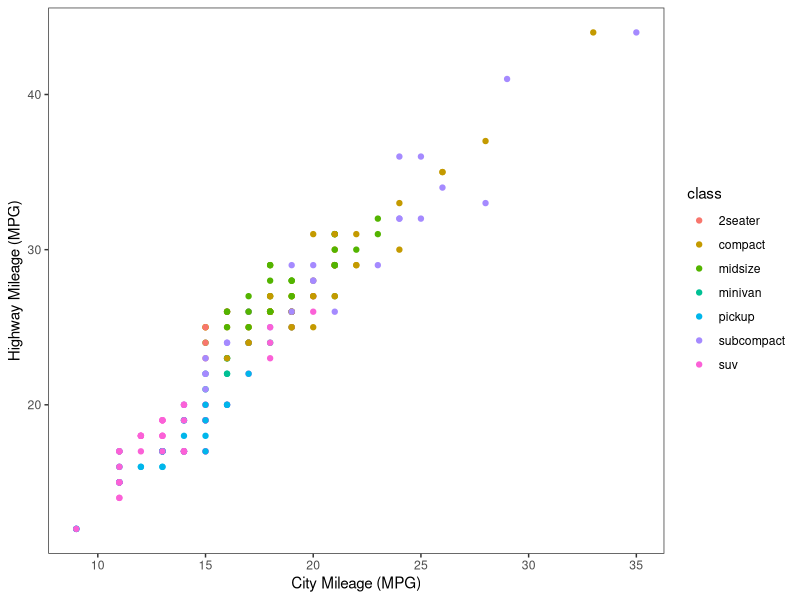
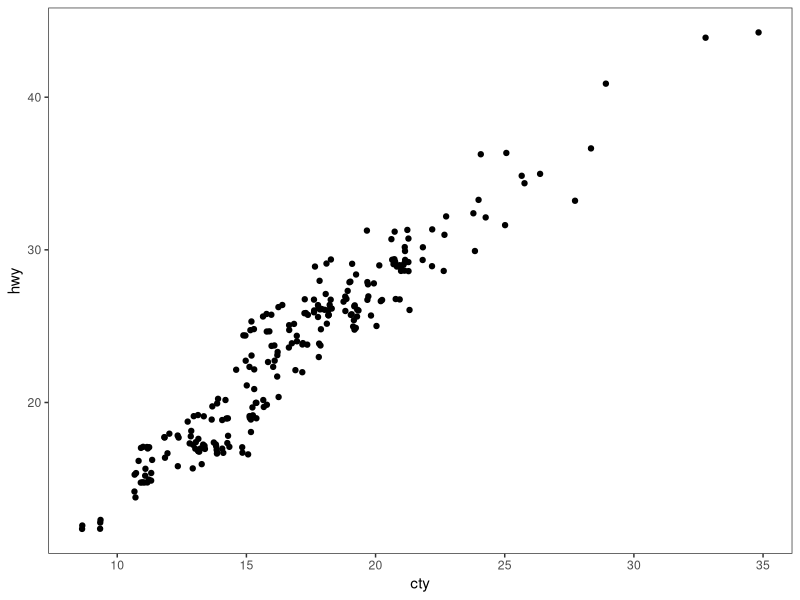
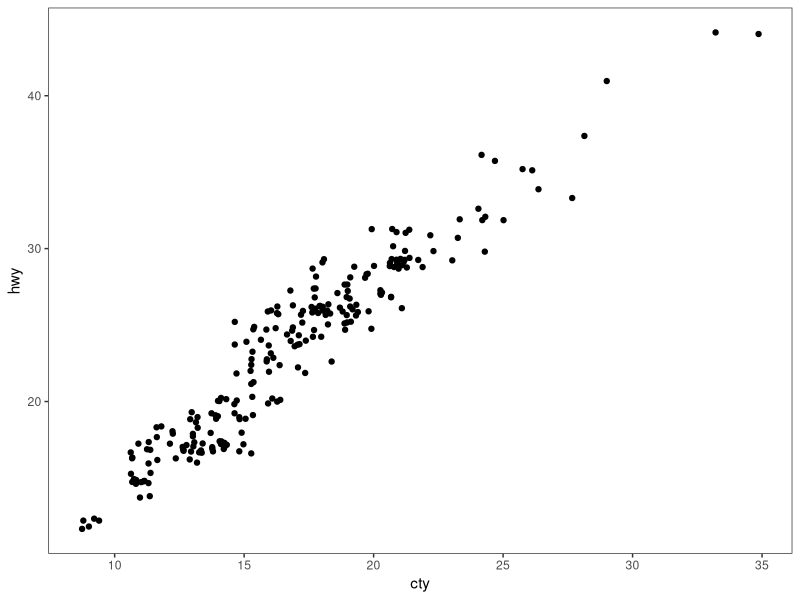
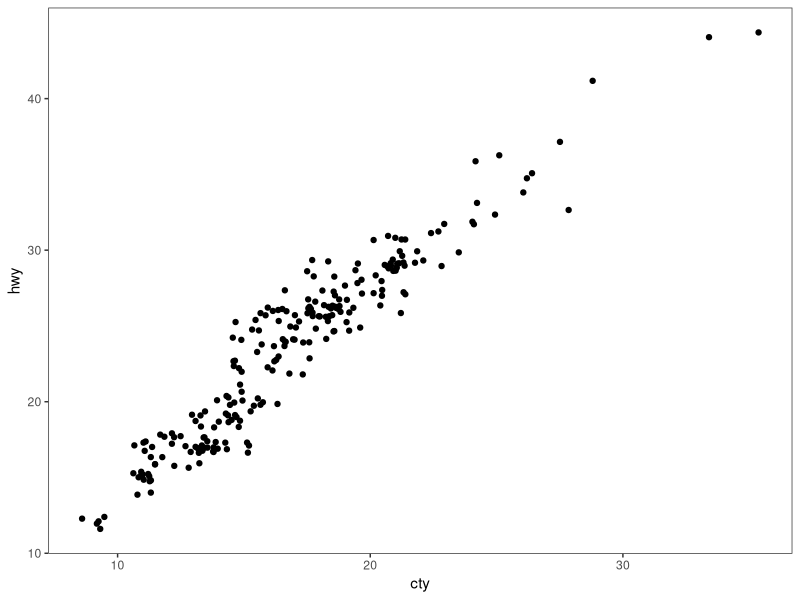
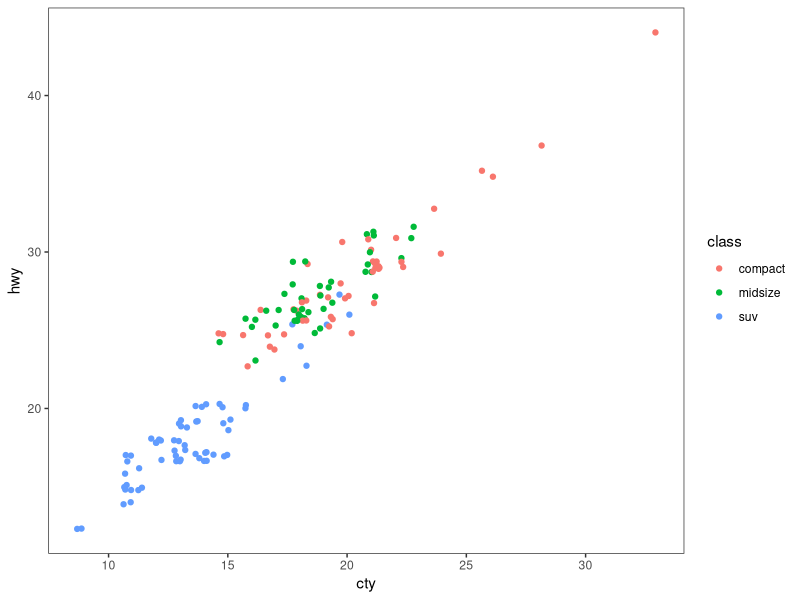
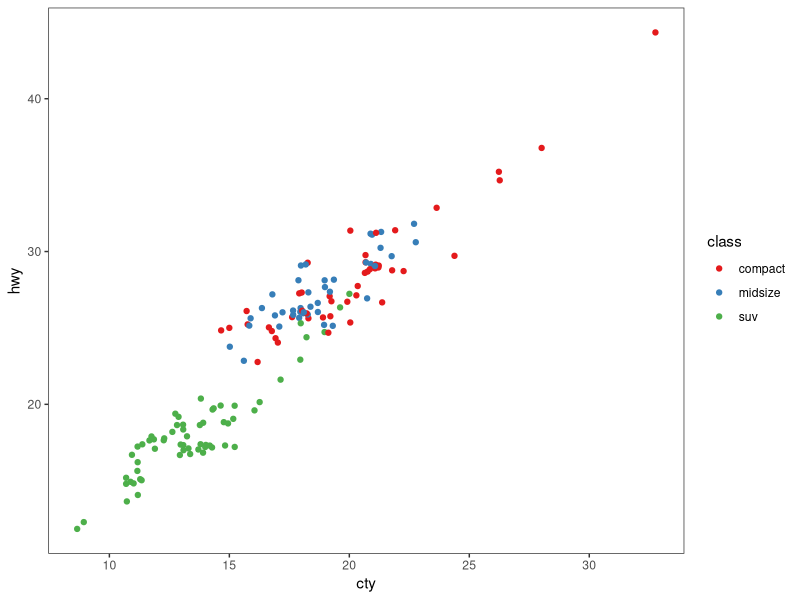
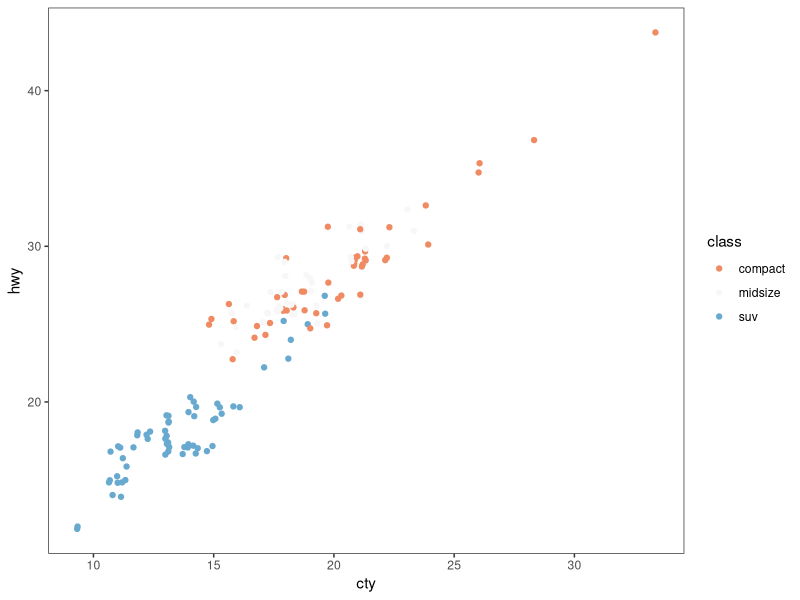
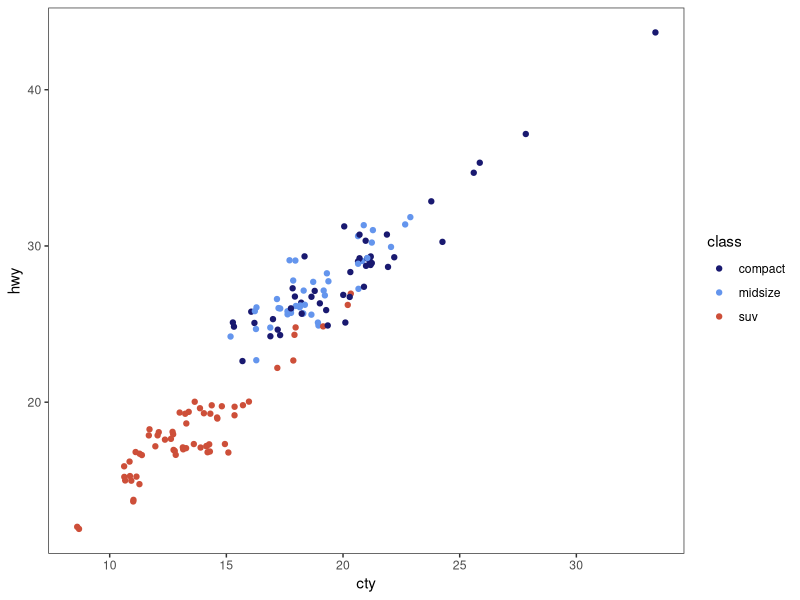

The R source for these figures, in order: (Note: this script raises an error after producing the figures.)
# ---------------------------------------------------------- #
#### MODULE 3: Plot even more data!                       ####               
# ---------------------------------------------------------- #

## OBJECTIVE:
# 1. To develop a "grammar of graphics".
# 2. To become comfortable using ggplot2 for exploratory data visualization.


# ---------------------------------------------------------- #
#### SET UP:                                              ####
# ---------------------------------------------------------- #
# REMINDER: In RStudio, open the Rproject for our course (UNCG_DataWrangling), 
# pull any changes from GitHub, and navigate to the branch you created for 
# yourself (just a single branch for the whole semester) in RStudio's Git tab.
# Open this week's assignment in this new branch to complete and submit on GitHub.
# Ideally, you'll commit your answers a bit at a time as you work through
# this assignment, rather than committing all at once at the end.

# Reminder of some helpful resources for graphing in R:
# ggplot Cookbook: http://www.cookbook-r.com/Graphs/
# Official ggplot2 Book: https://ggplot2-book.org/
# Themes in ggplot2: https://ggplot2-book.org/polishing.html#themes

# In ggplot2, aesthetic means “something you can see”. Each aesthetic is a
# mapping between a visual cue and a variable.
# Examples include:
# position (i.e., on the x and y axes)
# color (“outside” color)
# fill (“inside” color)
# shape (of points)
# line type
# size

# Each type of geometric object (geom) accepts only a subset of all aesthetics.
# Refer to the geom help pages to see what mappings each geom accepts. Aesthetic
# mappings are set with the aes() function.

# TASK: We will be using the ggplot2 package for graphing. Fortunately, ggplot2 
# is nested within the tidyverse package (along with many others).
# Start by writing code to load the tidyverse library.
# HINT: see the end of assignment #1 if you forgot how to load a package.
library(tidyverse)

# TASK: Write code below to set your theme to black and white and both your major
# AND minor gridlines to element_blank for all plots you'll be making today.
# HINT: Check back to last week's assignment section 1.9 for setting themes for
# all plots.
theme_set(theme_bw())
theme_update(panel.grid.major = element_blank(),
             panel.grid.minor = element_blank())

# ---------------------------------------------------------- #
#### 1.0 CORRELATION                                      ####
# ---------------------------------------------------------- #

# We learned how to make correlations last week, but it never hurts to get
# more practice! Let's start by using a data set built into ggplot2.
# The mpg dataset looks at the gas efficiency of different cars. Run the following
# code to load the data:
data(mpg, package = "ggplot2")

# TASK: Create a scatterplot (i.e., a dot plot) to relate city and highway mileage.
# Color the points by the class of car (class column) and label the x and y axis 
# to be more informative (City Mileage (MPG) vs Highway Mileage (MPG)).
# HINT: Refer back to last week's assignment or the ggplot help resources if you 
# forget how to make a scatterplot.

ggplot(mpg, aes(x= cty, y=hwy))+
       geom_point(aes(color = class))+
  xlab("City Mileage (MPG)") + 
  ylab("Highway Mileage (MPG)")


# Looks alright, but the graph may be hiding some information...
# QUESTION: How many data points are in the mpg dataframe?
# ANSWER: There are 234 observations of 11 variables

# QUESTION: Approximately how many dots are in the graph you just made? How does
# that compare to the number of observations in the dataframe?
# ANSWER: 78, it is one third of the number of observations in the data frame.


# Try another correlation-focused geom that addresses this problem by running
# the following code:
ggplot(data=mpg, aes(x=cty, y=hwy)) + 
  geom_jitter()


# QUESTION: What happened when you created the plot with geom_jitter?
# ANSWER: More data points popped up on the graph

# QUESTION: Run the code to create a plot using geom_jitter a second time. Then run it
# again and again. What happens each time? Why is this happening?
# ANSWER: A new graph is produced that looks similar, but slightly different from the previous graph. This is happening because the points are randomly spaced out in a small amount to prevent overlapping of data points.
ggplot(data=mpg, aes(x=cty, y=hwy)) + 
  geom_jitter()

# TASK: The default in geom_jitter is to jitter (or slightly move) the points away
# from each other in both the x and y directions. Check the help file for geom_jitter
# and write code below to make a graph where you jitter points in only the x-dimension
# by 0.5.

ggplot(data=mpg, aes(x=cty, y=hwy)) + 
  geom_jitter(width = .5)

# ---------------------------------------------------------- #
#### 1.1 DETOUR! COLORS, COLORS, COLORS                   ####
# ---------------------------------------------------------- #

# Our world is so colorful, and our graphs can be too! But we want to be mindful
# of our color choices to not only be beautiful, but also informative and accessible.

# TASK: Create a new dataframe that filters our mpg data down to only information
# for car classes compact, midsize, and suv using an %in% statement. Name your 
# new dataframe mpgSubset.
# HINT: Refer back to the Transform assignment if you want help with %in% (or 
# try googling!)

mpgSubset <- mpg %>% 
  filter(class %in% c("compact", "midsize", "suv"))
  


# ggplot has lots of nice (and some not so nice) built-in color palettes that we 
# can use to fill our bars with color. Try running the following code:
ggplot(data=mpgSubset, aes(x=cty, y=hwy, color=class)) +
  geom_jitter()

# The code above supplies us with ggplot's default color palette, which I find not
# so pleasing. Let's try to change this!

# We can add a statement specifying the scale of colors we would prefer. One way
# to do this is to use other pre-set palettes from ggplot. Run the code below to 
# ask ggplot to use the color brewer's palette called Set 1.
ggplot(data=mpgSubset, aes(x=cty, y=hwy, color=class)) +
  geom_jitter() +
  scale_color_brewer(palette="Set1")

# Alternatively, we could use the "RdBu" palette:
ggplot(data=mpgSubset, aes(x=cty, y=hwy, color=class)) +
  geom_jitter() +
  scale_color_brewer(palette="RdBu")

# QUESTION: Investigate the color brewer's range of palettes at this website: 
# https://r-graph-gallery.com/38-rcolorbrewers-palettes.html
# What do you notice about the colors chosen from each of the palettes that we
# used above? (i.e., does it use the first three colors in the palette? The last
# three? Some other combination?)
# ANSWER: For the Qualitative palette, it used the first 3 colors. In the Diverging Palettes the colors were chosen from the middle going outward.


# We could also pick out EXACTLY which colors we want for our figure. 
# There are 4 main ways to specify colors in R:
### by name
### by number
### by Hex code
### with the rgb() function

# By Name: R allows you to call more than 600 colors by name! Run the following
# code to see a list:
colors()

# We can put in the colors we chose for each variable by adding the 
# scale_color_manual() function to our plot. Try it out by running the following
# code:
ggplot(data=mpgSubset, aes(x=cty, y=hwy, color=class)) +
  geom_jitter() +
  scale_color_manual(values=c('midnightblue', 'cornflowerblue', 'tomato3'))


# You can also chose colors by number, which are assigned in R.

# TASK: Copy and paste the code to make our scatterplot and replace the color names
# with three numbers of your choice (between 1 and 657). How does your new figure look?
# HINT: remember to remove the quotation marks when calling numbers.

ggplot(data=mpgSubset, aes(x=cty, y=hwy, color=class)) +
  geom_jitter() +
  scale_color_manual(values=c(612, 2, 86))


# QUESTION: How do you think you could figure out which color name belongs to
# each color number?
# HINT: Try creating a dataframe from color() by passing it into the
# as.data.frame() function.
color <- as.data.frame(colors())
# ANSWER: They are in alphabetical order.

# You can also chose colors by Hex code. A Hex color code is a 6-symbol code made
# of up to three 2-symbol elements (6 symbols in length all together). Each of 
# the 2-symbol elements represents a color value in the Red-Green-Blue (RGB) color
# scale from 0 to 255. Hex codes are written with a # in front of them. Let's try
# out calling our colors using hex code.
ggplot(data=mpgSubset, aes(x=cty, y=hwy, color=class)) +
  geom_jitter() +
  scale_color_manual(values=c('#191970', '#6495ED', '#FF6347'))

# There are two great things about hex codes. First, you can call ANY color you 
# want with a hex code. That is, you're not limited to the 657 colors that are
# in ggplot. By specifying the color by hex code, you can pick literally anything!

# TASK: Google the search term "color picker". This should bring up google's color
# picker (in addition to a billion other color picking websites). Use this color
# picker to generate the hex codes for three new colors of your choice. Then copy
# and paste the above code, replacing the hex codes with your color choices.

ggplot(data=mpgSubset, aes(x=cty, y=hwy, color=class)) +
  geom_jitter() +
  scale_color_manual(values=c('#b7ebc5', '#ddb7eb', '#84a7bd'))

# The second great thing about hex codes is that you can control the transparency
# of your colors. Transparency is set in a hex code by adding two extra symbols
# to the end, which together make up the "alpha" element. Adding 00 to the end 
# of your hex code will make your color completely transparent, while adding FF 
# to the end will make it completely opaque. Any number/letters in-between will 
# result in partial transparency. You can find a complete list of transparencies
# between 0-100% here: https://gist.github.com/lopspower/03fb1cc0ac9f32ef38f4

# TASK: Try out transparency by copying and pasting your graph code below and
# adding the alpha element to the end of each of your hex codes to make your
# first color 0% transparent, your second color 50% transparent, and your third
# color 100% transparent.
ggplot(data=mpgSubset, aes(x=cty, y=hwy, color=class)) +
  geom_jitter() +
  scale_color_manual(values=c('#b7ebc5FF', '#ddb7eb50', '#84a7bd00'))

# QUESTION: What happened to the point that you set to 100% transparent?
# ANSWER: It is no longer visible in the graph

# Finally, we can set our colors using the rgb() function. This operates very
# similarly to the hex code, where you can pick exactly the color and transparency
# you want. Try it out by running the following code:
ggplot(data=mpgSubset, aes(x=cty, y=hwy, color=class)) +
  geom_jitter() +
  scale_color_manual(values=c(rgb(.10, .10, .44, 0.5), rgb(.39, .58, .93, 0.5), rgb(1.0, .39, .28, 0.5)))

# TASK: Modify the above code to make all of your points 50% transparent.

# There are so many inventive and artistic people in the world who have expanded
# the offerings for colors in ggplot. Check out some notable ones listed below
# when choosing colors for this assignment.
### Color-blind friendly palettes: https://github.com/JLSteenwyk/ggpubfigs
### Color palettes from vintage National Parks posters: https://github.com/katiejolly/nationalparkcolors
### Color palettes based on Wes Anderson movies: https://github.com/karthik/wesanderson
### Color palettes from famous Dutch paintings: https://github.com/EdwinTh/dutchmasters


# ---------------------------------------------------------- #
#### 1.2 DETOUR! LEGENDS                                  ####
# ---------------------------------------------------------- #

# When you specify colors in your ggplot code, R throws in a bonus legend for free!
# However, this legend is often not as clear or visually appealing as we might 
# prefer. But as with all geometric objects in ggplot, legends can be easily altered.

# Run the following code to create a scatter plot. Feel free to modify the colors
# as you prefer!
ggplot(data=mpgSubset, aes(x=cty, y=hwy, color=class)) +
  geom_jitter()

# QUESTION: Where did ggplot get the legend title and values from?
# ASNWER: From the color = class

# We could change the title and values in our legend by altering the dataframe
# we are passing into ggplot. But that seems a bit drastic. Instead, we can 
# lean on the same code that specifies our color picks to alter the legend text.
# Try it out by running the following code:
ggplot(data=mpgSubset, aes(x=cty, y=hwy, color=class)) + #create a plot from mpgSubset dataframe, make the x axis the values from cty, and the y axis the values from hwy, distinguish the class of car by color
  geom_jitter() + #prevent overlapping of points
  scale_color_manual(values=c('#FCBA03', '#380754', '#496916'), #choose hex values
                     name='Class of Car', #legend text
                     breaks=c('suv', 'midsize', 'compact'), #original labels
                     labels=c('SUV', 'Midsize', 'Compact')) #new labels


# TASK: Label each line of the code above with what it is doing.
# HINT: Check the scale_color_manual help file or ggplot Cookbook for more info.


# IMPORTANT: It is important to pay attention to the order you provide ggplot with 
# your color choices and legend labels! Try running the following code:
ggplot(data=mpgSubset, aes(x=cty, y=hwy, color=class)) + 
  geom_jitter() + 
  scale_color_manual(values=c('#FCBA03', '#380754', '#496916'), 
                     name='Class of Car', 
                     breaks=c('suv', 'midsize', 'compact'), 
                     labels=c('Compact', 'SUV', 'Midsize')) 


# QUESTION: What is wrong with the code above? Why is it so important to be
# careful with the order you pass information into ggplot?
# ANSWER: Now the legend is saying that the wrong colors represent the wrong class of car.

# While changing the legend text and factor order takes place in the scale_color_manual
# step, moving the legend around on the graph page is part of the graph theme. We
# can try this out using the code below:
ggplot(data=mpgSubset, aes(x=cty, y=hwy, color=class)) + 
  geom_jitter() + 
  theme(legend.position='bottom')


# TASK: Modify the code above to have the legend display along the bottom of
# the figure.


# We can also have the legend located within the area of the graph itself! We can 
# do this by specifying the coordinates for where the legend should go within the
# graph axes. First we set the legend position and then we set the anchoring 
# position by justifying the legend.
### bottom left: 0,0
### bottom right: 1,0
### top left: 0,1
### top right: 1,1

# Try it out by running the following code:
ggplot(data=mpgSubset, aes(x=cty, y=hwy, color=class)) + 
  geom_jitter() + 
  theme(legend.position=c(1,0), legend.justification=c(1,0))

# QUESTION: What happens if you don't include the code for legend justification
# above?
# ANSWER: The legend is cut off


# TASK: Copy and paste the code from above. Modify it to place the legend in the
# upper left part of the graph.
ggplot(data=mpgSubset, aes(x=cty, y=hwy, color=class)) + 
  geom_jitter() + 
  theme(legend.position=c(0,1), legend.justification=c(0,1))

# Finally, we might want to remove the legend altogether! We would do so by
# modifying the theme as well. 

# TASK: Check the ggplot cookbook to find the legends section. Read what it says 
# about removing the legend. Then copy and paste the graph code from above. Modify
# the code to remove the legend.
ggplot(data=mpgSubset, aes(x=cty, y=hwy, color=class)) + 
  geom_jitter() + 
  theme(legend.position=c("none"))

# ---------------------------------------------------------- #
#### 2.0 DEVIATION                                        ####
# ---------------------------------------------------------- #

# Used to compare variation in values between small number of items (or categories) 
# with respect to a fixed reference.

# Whether the graphical type is a deviation graph or a composition graph (or a 
# ranking graph) may depend on the underlying data structure.

# We used geom_bar() last week with factor data to create a bar graph. But
# geom_bar() is a bit tricky because it can make EITHER a bar graph or a histogram
# depending on the data you give it. The default of geom_bar() is to set stat to 
# count so if you give it just a continuous x value, it will make a histogram. Try
# it with the following code:
ggplot(data=mpg, aes(x=hwy)) + 
  geom_bar()

# In order to have the geom create bars and not a histogram, you must:
# 1) Set stat = identity
# 2) Provide both an x and a y inside the aes(), where x is either a character 
# or factor and y is numeric.

# TASK: Create a dataframe of summary statistics for the mpg data, calculating the
# mean, standard deviation, and standard error for highway mpg grouping by class.
# Name the resulting dataframe highwayMPG and your new variables hwy_mean, hwy_sd,
# and hwy_se.
# HINT: Look back at the Transform assignment if you forget how to summarize the
# data. Also recall, standard error = 1.96*standard deviation.
highwayMPG <- mpg %>% 
  group_by(class) %>% 
  summarize(hwy_mean = mean(hwy),
                   hwy_sd = sd(hwy)) %>% 
              mutate(hwy_se = hwy_sd*1.96) %>%
              ungroup()

# TASK: Create a bar graph showing the average highway MPG on the y-axis and 
# car class on the x-axis. Fill the bars by class. Add in error bar caps that are 20%
# the width pf the bars.
# HINT: Don't forget to change stat from the default in your geom_bar() statement!
ggplot(highwayMPG, aes(x = class, y = hwy_mean, fill = class)) + 
  geom_bar(stat='identity') +
  geom_errorbar(aes(ymin=hwy_mean-hwy_se, 
                  ymax=hwy_mean+hwy_se,
                  width=0.2))

# ---------------------------------------------------------- #
#### 2.1 DETOUR! COLORS AND LEGENDS, AGAIN                ####
# ---------------------------------------------------------- #

# Recall that some geometric elements require fills instead of (or sometimes in
# addition to) colors.

# TASK: Create a bar graph with the mpg summary stats with the following parameters:
# (1) Black bar outline
# (2) Bars filled with the color brewer palette "Dark2" using the scale_fill_manual
#     statement
# (3) No legend
# (4) Informative x- and y-axis labels. 

ggplot(data=highwayMPG, aes(x=class, y=hwy_mean, fill=class)) +
  geom_bar(stat = "identity",
           color = "black") +
  scale_fill_brewer(palette = "Dark2")+
  theme(legend.position=c("none"))+
  xlab("Class of Car")+
  ylab("Average Highway MPG")

# HINT: Carefully consider whether your color and/or fill should go within an aes() 
# statement, the scale_fill_manual or scale_color_manual statements, or neither.
# If in doubt, try a bunch of ways until it looks how we want it. And consult 
# your helpful ggplot resources on the web.


# ---------------------------------------------------------- #
#### 2.2 DETOUR! AXIS MODIFICATIONS                       ####
# ---------------------------------------------------------- #

# Run the following code, feeling free to modify colors as you prefer:
ggplot(data=highwayMPG, aes(x=class, y=hwy_mean, fill=class)) +
  geom_bar(stat='identity') 

# QUESTION: Where is ggplot getting the x-axis tick labels from?
# ANSWER: The observations uper the class variable

# Often our tick labels are not the best. We can modify them to be more informative
# or visually appealing by directly modifying the dataframe, but again this feels
# a bit extreme. Instead, we can directly modify the scale of the axis. For axes
# that deal with categories, we are setting the discrete scale. Try it out by
# running the following code:

ggplot(data=highwayMPG, aes(x=class, y=hwy_mean, fill=class)) +
  geom_bar(stat='identity') +
  scale_x_discrete(labels=c('sport', 'compact', 'midsize', 'minivan', 'pickup', 'subcompact', 'SUV'))

# We can also change the scale of the continuous axes, including how large they are
# and where the tick marks fall as follows:
ggplot(data=highwayMPG, aes(x=class, y=hwy_mean, fill=class)) +
  geom_bar(stat='identity') +
  scale_y_continuous(breaks=seq(0, 50, 10)) +
  coord_cartesian(ylim=c(0,50))

# QUESTION: Try running the code above without the coord_cartesian() statement. 
# What is surprising about the resulting graph? Based on this result, what do you
# think the coord_cartesian() statement does?
# ANSWER: The y-axis fit to the data. I think the coord_cartesian() statement can set the limits of the graph.

# We can also add a statement into the scale discrete or continuous statements
# to name our axes, rather than putting in a whole separate step of xlab() or ylab().
# Try it out with the following code:
ggplot(data=highwayMPG, aes(x=class, y=hwy_mean, fill=class)) +
  geom_bar(stat='identity') +
  scale_x_discrete(name='Class of Car') +
  scale_y_continuous(name='Mean Highway MPG')


# Finally, we can flip our axes easily in ggplot as follows:
ggplot(data=highwayMPG, aes(x=class, y=hwy_mean, fill=class)) +
  geom_bar(stat='identity') +
  coord_flip()


# TASK: Let's put it all together. Make a graph of the mpg summary stats with the
# following specifications:
# (1) color by class of car using a color scheme of your choice (not the default)
# (2) plot the class of car on the x-axis and the highway MPG on the y axis
# (3) include better names for the x- and y-axis titles
# (4) include better names for the car classes
# (5) set the scale of the highway mpg to run from 0 to 30 with breaks every 5 
# (6) flip your axes
# (7) remove the legend

ggplot(data=highwayMPG, aes(x=class, y=hwy_mean, fill=class)) +
  geom_bar(stat = "identity") +
  scale_fill_brewer(palette = "Pastel1")+
  xlab("Class of Car")+
  ylab("Average Highway MPG")+
  scale_x_discrete(labels=c('sport', 'compact', 'midsize', 'minivan', 'pickup', 'subcompact', 'SUV'))+
  scale_y_continuous(breaks=seq(0, 30, 5))+
  coord_flip()+
  theme(legend.position=c("none"))
  


# ---------------------------------------------------------- #
#### 3.0 RANKING                                          ####
# ---------------------------------------------------------- #
# Used to compare the position or performance of multiple items with respect to 
# each other. Actual values matters somewhat less than the ranking.

# TASK: Create a dataframe of summary statistics for the mpg data, calculating the
# mean, standard deviation, and standard error for CITY mpg grouping by class.
# Name the resulting dataframe cityMPG and your new variables city_mean, city_sd,
# and city_se.
# HINT: Look back at the Transform assignment if you forget how to summarize the
# data. Also, standard error = 1.96*standard deviation.

cityMPG <- mpg %>% 
  group_by(class) %>% 
  summarize(city_mean = mean(cty),
            city_sd = sd(cty)) %>% 
  mutate(city_se = city_sd*1.96) %>%
  ungroup()


# Now we want to plot our data in order from smallest to largest city MPG to get
# a ranking. To do so, we need to use the reorder() function to rearrange the data
# going into our x-axis.
ggplot(cityMPG, aes(x=reorder(class, city_mean), y=city_mean)) + 
  geom_bar(stat="identity")

# TASK: Recreate the above ranking figure to include the following:
# (1) class of car on the x-axis with informative axis and tick labels
# (2) MPG ordered from highest to lowest (hint: try google if you're unsure)
# (3) bars with dary grey outlines and filled by class with your favorite color scheme
# (4) error bars with end caps 30% the width of the bars
# (5) y-axis from 0 to 30 with tick marks every 5
# (6) no legend.

ggplot(data=cityMPG, aes(x=reorder(class, city_mean), y=city_mean, fill= class)) +
  geom_bar(stat = "identity",
           color = "darkgray") +
  scale_fill_brewer(palette = "Pastel1")+
  xlab("Class of Car")+
  ylab("Average City MPG")+
  scale_x_discrete(labels=c('sport', 'compact', 'midsize', 'minivan', 'pickup', 'subcompact', 'SUV'))+
  theme(legend.position=c("none"))+
  scale_y_continuous(breaks=seq(0, 30, 5))+
  geom_errorbar(aes(ymin=city_mean-city_se, 
                    ymax=city_mean+city_se,
                    width=0.3))
# ---------------------------------------------------------- #
#### 4.0 DISTRIBUTION                                     ####
# ---------------------------------------------------------- #
# When you have lots and lots of data points and want to study where and how the
# data points are distributed.

# Histograms can be accomplished with either geom_bar() or geom_histogram()
ggplot(mpg, aes(hwy)) + 
  geom_histogram()

# TASK: Recreate the graph above, but using geom_bar() instead
ggplot(mpg, aes(hwy)) + 
  geom_bar(stat = "bin")

# TASK: Try making a histogram with the categorical variable 'manufacturer'.
# What error message do you get?
ggplot(mpg, aes(manufacturer)) + 
  geom_histogram()
# the x aesthetic is discrete

# QUESTION: What happens when you follow the advice of the error message and 
# make stat='count'?
ggplot(mpg, aes(manufacturer)) + 
  geom_histogram(stat="count")
# ANSWER: The code runs and now the manufactures are listed on the x axis by count in the data


# TASK: Make a boxplot comparing the distribution of cty (city mileage) for
# each class of car.
# HINT: Look back to last week if you forget how to make a boxplot.

ggplot(mpg, aes(x = class, y = cty)) + 
  geom_boxplot()

# We can also make a different type of distribution, a violin plot using the 
# geom_violin statement as follows:
ggplot(mpg, aes(x=class, y=cty)) + 
  geom_violin()

# QUESTION: What does a violin plot show? Check google if you're unsure.
# ASNWER: A violin plot shows the full distribution of the data.

# ---------------------------------------------------------- #
#### 5.0 COMPOSITION                                      ####
# ---------------------------------------------------------- #
# Bar charts and pie charts are classic ways of showing composition of a dataset.

# TASK: Let's get some data for this task by determining the number of cars from 
# each car manufacturer in our mpg dataframe. We can do this as follows:
manufacturerFreq <- mpg %>% 
  group_by(manufacturer) %>% 
  summarize(frequency=length(manufacturer)) %>% 
  ungroup()

# TASK: Make a bar graph of the number of cars (frequency) by manufacturer using
# the dataframe we created above.
ggplot(data=manufacturerFreq, aes(x=manufacturer, y=frequency)) +
  geom_bar(stat = "identity")

# We can switch the bar chart you created above into a pie chart simply by changing
# the coordinate system through a series of steps as follows:

ggplot(manufacturerFreq, aes(x=manufacturer, y=frequency)) +
  geom_bar(stat="identity") +
  coord_polar()

ggplot(manufacturerFreq, aes(x=manufacturer, y=frequency, fill=manufacturer)) +
  geom_bar(stat="identity") +
  coord_polar()

ggplot(manufacturerFreq, aes(x="", y=frequency, fill=manufacturer)) +
  geom_bar(stat="identity", width=1) +
  coord_polar()

ggplot(manufacturerFreq, aes(x="", y=frequency, fill=manufacturer)) +
  geom_bar(stat="identity", width=1) +
  coord_polar(theta="y")

ggplot(manufacturerFreq, aes(x="", y=frequency, fill=manufacturer)) +
  geom_bar(stat="identity", width=1) +
  coord_polar(theta="y", start=0) +
  theme_void() +
  theme(legend.title = element_text(size = 12.5), 
        legend.text  = element_text(size = 8.5),
        legend.key.size = unit(.75, "lines"))

# TASK: Annotate the code below to describe what each line does:
ggplot(manufacturerFreq, aes(x="", y=frequency, fill=manufacturer)) + #use data from manufacturerFreq data set, with no x value, and frequency for the y value, fill the color by manufacturer
  geom_bar(stat="identity", width=1) + #create a bar chart
  coord_polar(theta="y", start=0) + #convert bar chart to pie chart
  theme_void() + # get rid of extra text on chart
  theme(legend.title = element_text(size = 12.5), #change size of text of legend title
        legend.text  = element_text(size = 8.5),#change size of text of legend text
        legend.key.size = unit(.75, "lines"))#change size of legend


# ---------------------------------------------------------- #
#### 6.0 CHANGE                                           ####
# ---------------------------------------------------------- #

# Time series are often best visualized with line graphs. Let's try this out
# with some new data:
data("economics")

# TASK: Use the economics dataset to plot the number of people who are unemployed
# over time (unemploy vs date). Make a scatterplot, then connect the points with 
# lines using geom_line().
# HINT: use ?economics to get more information about this dataset.
ggplot(economics, aes(x=unemploy, y=date)) + 
  geom_point()+
  geom_line()


# ---------------------------------------------------------- #
#### GROUPS AND MAPS                                      ####
# ---------------------------------------------------------- #

# Let's save these for group project options, this assignment is really long!









# REMEMBER: Save and push your script when you're done with this assignment!
